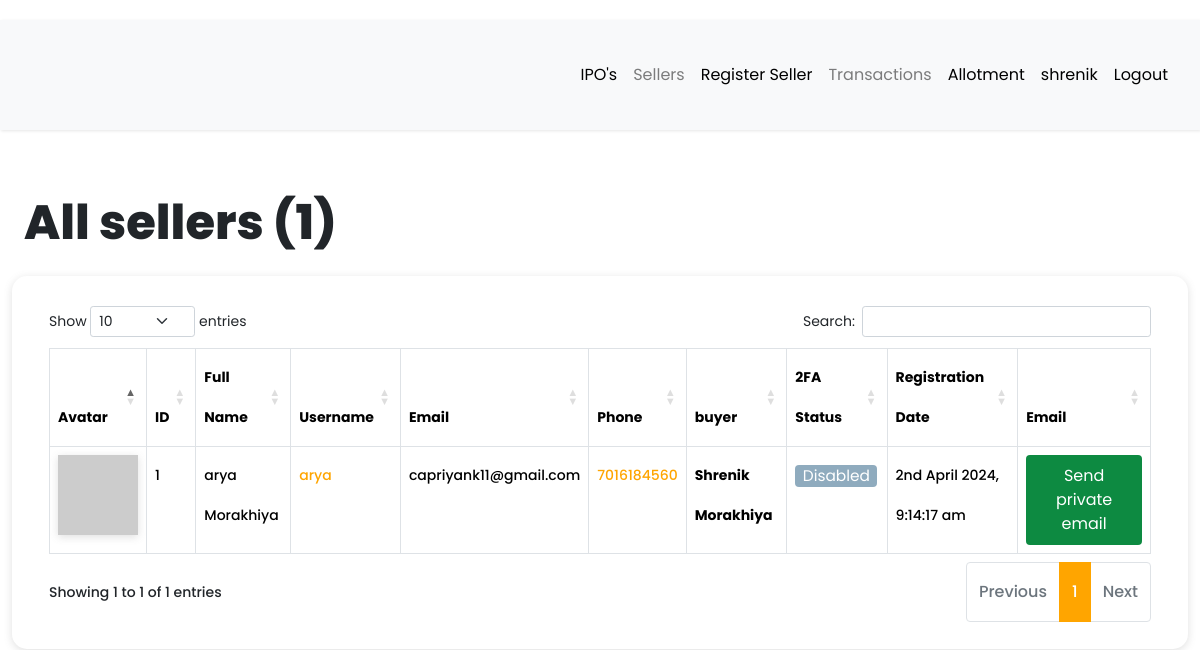
Page /dashboard/all-sellers (signed in) on the earlier database version.
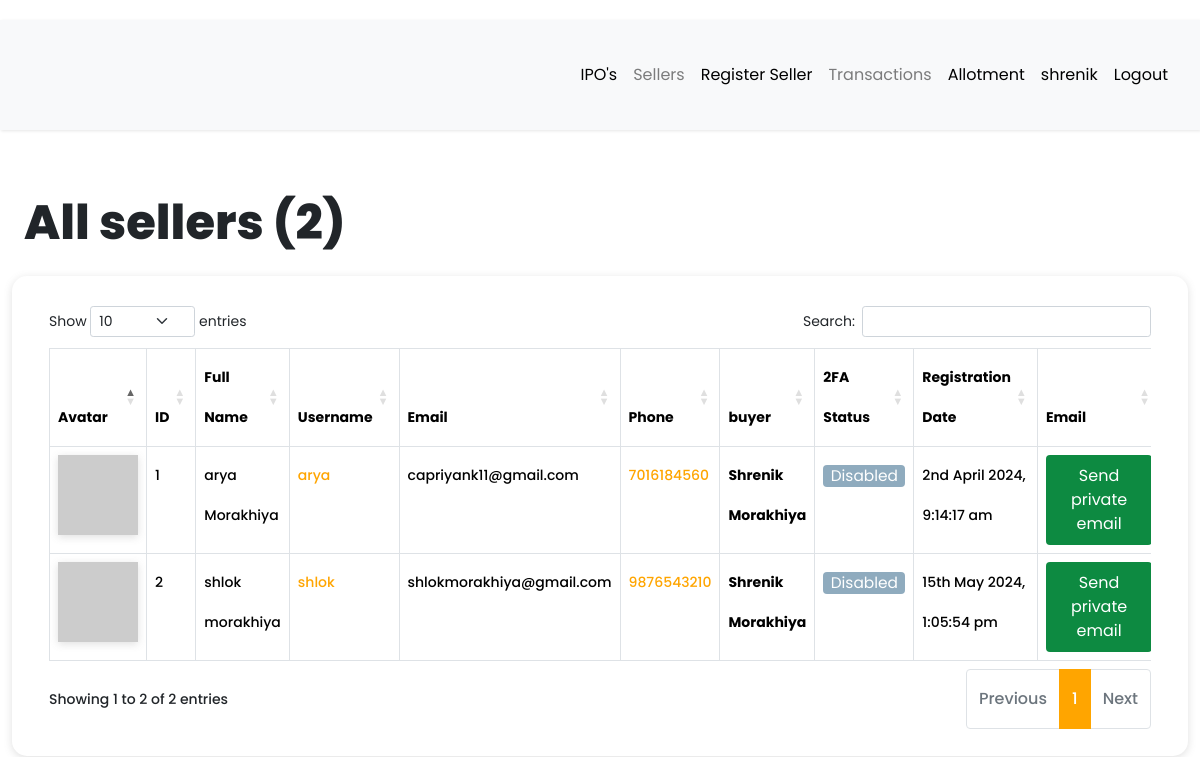
Same page on the later database version.
### app/models.py (models this page shows, shortened)
class User(db.Model, UserMixin):
    __tablename__ = "user"
    id = db.Column(db.Integer, primary_key=True)
    first_name = db.Column(db.String(64), index=True, default="First Name", nullable=False)
    last_name = db.Column(db.String(64), index=True, default="Last Name", nullable=False)
    username = db.Column(db.String(64), index=True, unique=True, nullable=False)
    email = db.Column(db.String(128), index=True, unique=True, nullable=False)
    password_hash = db.Column(db.String(128))
    confirm_password = db.Column(db.String(128))
    phone_number = db.Column(db.String(20), default="7016184560", nullable=False)
    verification_phone = db.Column(db.String(20))
    active = db.Column(db.Boolean, nullable=False, default=True)
    delete_account = db.Column(db.Boolean, default=False)
    registered_at = db.Column(db.DateTime, default=datetime.utcnow, nullable=False)
    emails = db.relationship("Email", backref="author", lazy="dynamic")
    type = db.Column(db.String(64))
    __mapper_args__ = {"polymorphic_identity": "user", "polymorphic_on": "type"}
    def two_factor_enabled(self):
        return self.verification_phone is not None
    @property
    def is_active(self):
        return self.active
    def avatar(self, size):
        digest = md5(self.email.lower().encode("utf-8")).hexdigest()
        return f"https://www.gravatar.com/avatar/{digest}?d=identicon&s={size}"

class Seller(User):
    __tablename__ = "seller"
    id = db.Column(
        db.Integer,
        db.ForeignKey("user.id", ondelete="CASCADE", name="fk_seller_user_id"),  # Explicit FK name
        primary_key=True
    )
    current_residence = db.Column(db.String(64), default="Ahmedabad, Gujarat")
    buyer_id = db.Column(db.Integer, db.ForeignKey("buyer.id", ondelete="CASCADE"))
    buyer = db.relationship(
        "Buyer", backref="buyer", foreign_keys=[buyer_id], passive_deletes=True
    )
    __mapper_args__ = {"polymorphic_identity": "seller", "polymorphic_load": "inline"}

### app/routes.py (the view)
@app.route("/dashboard/all-sellers")
@login_required
def all_sellers():
    try:
        if current_user.type == "admin":
            sellers = Seller.query.all()
            all_registered_sellers = len(sellers)
            return render_template(
                "seller/all_sellers.html",
                title="All sellers",
                sellers=sellers,
                all_registered_sellers=all_registered_sellers,
            )
        elif current_user.type == "buyer":
            sellers = Seller.query.filter_by(buyer_id=current_user.id).all()
            all_registered_sellers = len(sellers)
            return render_template(
                "seller/all_sellers.html",
                title="All sellers",
                sellers=sellers,
                all_registered_sellers=all_registered_sellers,
            )
        else:
            return flash_message()
    except Exception as e:
        print(f"An error occurred: {e}")
        return f"Error : {e}", 400

### app/models.py (called while the page is built)
@login.user_loader
def load_user(id):
    return User.query.get(int(id))

### app/templates/seller/all_sellers.html (shortened to what this page needs)
{% extends 'base.html' %}
{% block current_user_content %}
    <div class="container-fluid content">
        <div class="row">
            <div class="col-md-12">
                <h1 class="mt-4 mb-4">{{ title }} ({{ all_registered_sellers }})</h1>
            </div>
        </div>
        <div class="row users">
            <div class="col-md-12">
                <div class="table-responsive">
                    <table id="data" class="table table-hover table-bordered">
                        <thead>
                            <tr>
                                <th>Avatar</th>
                                <th>ID</th>
                                <th>Full Name</th>
                                <th>Username</th>
                                <th>Email</th>
                                <th>Phone</th>
                                <th>buyer</th>
                                <th>2FA Status</th>
                                <th>Registration Date</th>
                                <th>Email</th>
                            </tr>
                        </thead>
                        <tbody>
                            {% for seller in sellers %}
                                <tr>
                                    <td><img src="{{ seller.avatar(25) }}"></td>
                                    <td>{{ loop.index }}</td>
                                    <td>{{ seller.first_name }} {{ seller.last_name }}</td>
                                    <td> <a href="{{ url_for('all_transaction',seller_id = seller.id) }}">{{ seller.username }}</a></td>
                                    <td>{{ seller.email }}</td>
                                    <td><a href="https://wa.me/{{ seller.phone_number | replace('+', '') }}?text=Hello%20From%20KavyaArya" target="_blank">{{ seller.phone_number }}</a></td>
                                    <td><strong>{{ seller.buyer.first_name }} {{ seller.buyer.last_name }}</strong></td>
                                    {% if seller.two_factor_enabled() %}
                                        <td><span class="label label-info"> Enabled </span></td>
                                    {% else %}
                                        <td><span class="label label-info"> Disabled </span></td>
                                    {% endif %}
                                    <td>{{ moment(seller.registered_at).format('Do MMMM YYYY, h:mm:ss a') }}</td>
                                    <td>
                                        {% if seller.email == current_user.email %}
                                            <a
                                                href=" {{ url_for('compose_direct_email_to_seller', email=seller.email) }} "
                                                class="btn link_disabled"
                                                style="background-color: #0d8a41; color: white;">
                                                Send Private Email
                                            </a>
                                        {% else %}
                                            <a
                                                href=" {{ url_for('compose_direct_email_to_seller', email=seller.email) }} "
                                                class="btn"
                                                style="background-color: #0d8a41; color: white;">
                                                    Send private email
                                            </a>
                                        {% endif %}
                                    </td>
                                </tr>
                            {% endfor %}
                        </tbody>
                    </table>
                </div>
            </div>
        </div>
    </div>
{% endblock %}

### app/templates/base.html (shortened to what this page needs)
<!DOCTYPE html>
<html lang="eng">
<head>
  <link rel="stylesheet" href="https://cdnjs.cloudflare.com/ajax/libs/intl-tel-input/16.0.4/css/intlTelInput.css">
  <link rel="stylesheet" type="text/css" href="https://cdn.datatables.net/1.10.25/css/dataTables.bootstrap5.css">
  <link rel="stylesheet" href="{{ url_for('static', filename='css/navbar.css') }}">
  {% if current_user.is_authenticated %}
  <link rel="stylesheet" type="text/css" href="{{ url_for('static', filename='css/custom_current_user.css') }}"
    alt="52 Not available at this momoent">
  <link href="https://cdn.jsdelivr.net/npm/bootstrap@5.3.3/dist/css/bootstrap.min.css" rel="stylesheet"
>
  <link rel="stylesheet" href="{{ url_for('static', filename='css/main.css') }}">
  <link rel="stylesheet"
    href="https://cdnjs.cloudflare.com/ajax/libs/malihu-custom-scrollbar-plugin/3.1.5/jquery.mCustomScrollbar.min.css">
  {% endif %}
</head>
<body>
    {% if current_user.is_authenticated %}
    {% if current_user.is_active %}
    <div class="wrapper">
      <div id="content">
        <nav class="navbar navbar-expand-lg navbar-light bg-light">
          <div class="container-fluid">
            {% if current_user.type == "seller" %}
            <div class="collapse navbar-collapse" id="navbarSupportedContent">
              <ul class="nav navbar-nav ms-auto">
                <li class="nav-item">
                  <a class="nav-link {{ 'link_disabled' if request.endpoint == 'view_product' else '' }}"
                    href="{{ url_for('view_product') }}" alt="459 Not available at this moment">IPO's</a>
                </li>
                <li class="nav-item">
                  <a class="nav-link {{ 'link_disabled' if request.endpoint == 'all_pan' else '' }}"
                    href="{{ url_for('all_pan') }}" alt="459 Not available at this moment">My Pan</a>
                </li>
                <li class="nav-item">
                  <a class="nav-link {{ 'link_disabled' if request.endpoint == 'add_pan' else '' }}"
                    href="{{ url_for('add_pan') }}" alt="459 Not available at this moment">Add Pan</a>
                </li>
                <li class="nav-item">
                  <a class="nav-link {{ 'link_disabled' if request.endpoint == 'all_transaction' else '' }}"
                    href="{{ url_for('all_transaction') }}" alt="459 Not available at this moment">Transactions</a>
                </li>
                <li class="nav-item">
                  <a class="nav-link {{ 'link_disabled' if request.endpoint == 'checking_allotment' else '' }}"
                    href="{{ url_for('checking_allotment') }}" alt="459 Not available at this moment">Allotment</a>
                </li>
                <li class="nav-item ">
                  <a class="nav-link {{ 'link_disabled' if request.endpoint == 'dashboard' else '' }}"
                    href="{{ url_for('dashboard') }}" alt="459 Not available at this moment">{{ current_user.username
                    }}</a>
                </li>
                <li class="nav-item">
                  <a class="nav-link {{ 'link_disabled' if request.endpoint == 'logout' else '' }}"
                    href="{{ url_for('logout') }}" alt="459 Not available at this moment">Logout</a>
                </li>
              </ul>
            </div>
            {% elif current_user.type == "buyer" %}
            <div class="collapse navbar-collapse" id="navbarSupportedContent">
              <ul class="nav navbar-nav ms-auto">
                <li class="nav-item">
                  <a class="nav-link {{ 'link_disabled' if request.endpoint == 'view_product' else '' }}"
                    href="{{ url_for('view_product') }}" alt="459 Not available at this moment">IPO's</a>
                </li>
                <li class="nav-item">
                  <a class="nav-link {{ 'link_disabled' if request.endpoint == 'all_sellers' else '' }}"
                    href="{{ url_for('all_sellers') }}" alt="459 Not available at this moment">Sellers</a>
                </li>
                <li class="nav-item">
                  <a class="nav-link {{ 'link_disabled' if request.endpoint == 'register_seller' else '' }}"
                    href="{{ url_for('register_seller') }}" alt="459 Not available at this moment">Register Seller</a>
                </li>
                <li class="nav-item">
                  <a class="nav-link {{ 'link_disabled' if request.endpoint == 'all_sellers' else '' }}"
                    href="{{ url_for('all_sellers') }}" alt="459 Not available at this moment">Transactions</a>
                </li>
                <li class="nav-item">
                  <a class="nav-link {{ 'link_disabled' if request.endpoint == 'checking_allotment' else '' }}"
                    href="{{ url_for('checking_allotment') }}" alt="459 Not available at this moment">Allotment</a>
                </li>
                <li class="nav-item ">
                  <a class="nav-link {{ 'link_disabled' if request.endpoint == 'dashboard' else '' }}"
                    href="{{ url_for('dashboard') }}" alt="459 Not available at this moment">{{ current_user.username
                    }}</a>
                </li>
                <li class="nav-item">
                  <a class="nav-link {{ 'link_disabled' if request.endpoint == 'logout' else '' }}"
                    href="{{ url_for('logout') }}" alt="459 Not available at this moment">Logout</a>
                </li>
              </ul>
            </div>
            {% endif %}
        </nav>
        {% block current_user_content %}
        {% endblock %}
      </div>
    </div>
    {% endif %}
    {% endif %}
</body>
</html>

### app/static/css/navbar.css (style rules this page uses)
:root { --default-primary: #90f188; --default-secondary: #0f1d07; --container-gutter: clamp(2.5rem, 2.6455026455vw, 3.325rem); --theme-primary: var(--default-primary); --theme-secondary: var(--default-secondary); }

### app/static/css/custom_current_user.css (style rules this page uses)
body { font-family: 'Poppins', sans-serif; background: #fafafa; }
a, a:hover, a:focus { color: inherit; text-decoration: none; transition: all 0.3s; }
.navbar { padding: 15px 10px; background: #fff; border: none; border-radius: 0; margin-bottom: 40px; box-shadow: 1px 1px 3px #0000001a; }
.wrapper { display: flex; width: 100%; }
#content { width: calc(100%); padding-top: 20px; padding-bottom: 20px; min-height: 100vh; transition: all 0.3s; position: absolute; top: 0; right: 0; }
.users { margin-bottom: 25px; padding: 25px; border-radius: 15px; box-shadow: #63636333 0px 2px 8px 0px; }
.link_disabled { pointer-events: none; color: currentColor; cursor: not-allowed; opacity: 0.5; text-decoration: none; }
.btn { display: inline-block; font-weight: 400; line-height: 0.5; color: #575555; text-align: center; text-decoration: none; vertical-align: middle; cursor: pointer; -webkit-user-select: none; -moz-user-select: none; -ms-user-select: none; user-select: none; background-color: #c2c2c2; border: 1px solid transparent; padding: 0.8rem 0.8rem; font-size: 1.1em; border-radius: 0.25rem; transition: color 0.15s ease-in-out, background-color 0.15s ease-in-out, border-color 0.15s ease-in-out, box-shadow 0.15s ease-in-out; }
.label { display: inline-block; font-weight: 400; line-height: 0.5; text-align: center; text-decoration: none; vertical-align: middle; cursor: pointer; -webkit-user-select: none; -moz-user-select: none; -ms-user-select: none; user-select: none; background-color: #e2e2e2; border: 1px solid transparent; padding: 0.4rem 0.4rem; font-size: 1.1em; border-radius: 0.25rem; transition: color 0.15s ease-in-out, background-color 0.15s ease-in-out, border-color 0.15s ease-in-out, box-shadow 0.15s ease-in-out; }
.label-info { background-color: #8fabbe; }
.label-info, .label-success, .label-warning, .label-danger, .label-info:hover, .label-success:hover, .label-warning:hover, .label-danger:hover { color: white; }
img { box-shadow: #63636333 0px 2px 8px 0px; }

Differences in the rows shown:
added Seller: first_name "shlok", last_name "morakhiya", username "shlok", email "shlokmorakhiya@gmail.com", phone_number "9876543210", buyer.first_name "Shrenik", buyer.last_name "Morakhiya"
added User: registered_at "15th May 2024, 1:05:54 pm"
Other differences:
{{ all_registered_sellers }}: "1" → "2"
text written by a page script: "Show entries Search: Showing 1 to 1 of 1 entries Previous 1 Next" → "Show entries Search: Showing 1 to 2 of 2 entries Previous 1 Next"
